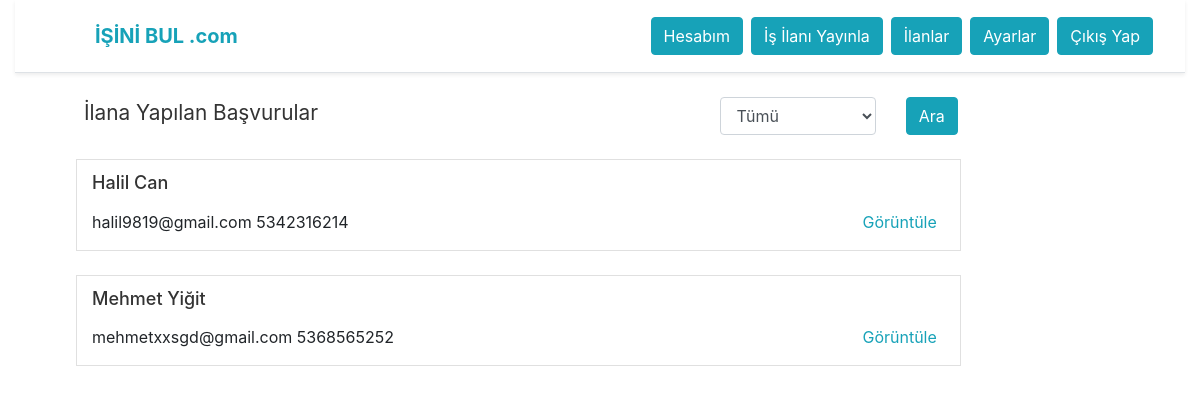
The app's page /isinibul/isveren/gelenbasvurular.php?ID=14 (signed in) with its own data.
### tables this page shows
CREATE TABLE `basvurular` (
  `id` int(100) NOT NULL,
  `onecikar` int(10) NOT NULL,
  `uygunlukdurumu` int(100) NOT NULL,
  `uyid` int(100) NOT NULL,
  `ilanid` int(100) NOT NULL,
  `ozgecmisid` int(100) NOT NULL,
  `sirketid` int(100) NOT NULL
);

CREATE TABLE `ozgecmisler` (
  `id` int(10) UNSIGNED NOT NULL,
  `uyeid` int(10) NOT NULL,
  `baslik` varchar(100) NOT NULL,
  `adsoyad` varchar(100) NOT NULL,
  `epostadresi` varchar(50) NOT NULL,
  `telefon` varchar(12) NOT NULL,
  `adres` varchar(500) NOT NULL,
  `cinsiyet` varchar(10) NOT NULL,
  `surucu` varchar(100) NOT NULL,
  `askerlikdurumu` varchar(100) NOT NULL,
  `ozetbilgi` varchar(1000) NOT NULL,
  `isdeneyimleri` varchar(1000) NOT NULL,
  `egitimbilgileri` varchar(1000) NOT NULL,
  `yetenekler` varchar(200) NOT NULL,
  `yabancidil` varchar(100) NOT NULL,
  `projeler` varchar(100) NOT NULL,
  `referanslar` varchar(100) NOT NULL
);

### isinibul/isveren/gelenbasvurular.php (the view, shortened to what this page needs)
<?php
include("connect.php");
include 'isverenustmenu.php';
$ilanid = $_GET["ID"];
?>
<!doctype html>
<html lang="en">
<head>
	<link rel="stylesheet" href="https://stackpath.bootstrapcdn.com/bootstrap/4.5.2/css/bootstrap.min.css">
</head>
<body>
	<div class="container">
		<form method="post">
			<div class="row ml-2 mt-4 mb-4"  >
				<div class="col-4">
					<p class="ml-3" style="margin: 0;font-size: 20px; font-size: 1.300rem; font-family: Roboto-Medium,-apple-system,BlinkMacSystemFont,Segoe UI,Helvetica Neue,Arial,Noto Sans,sans-serif;color: #333;">İlana Yapılan Başvurular</p>
				</div>
				 <div class="col-3"></div>
				<div class="col-2">
					<select class="form-control " name="arama">
						<option value="1" >Tümü</option>
					</select>
				</div>
				<div class="col-2 ">
					<button class="btn btn-info " name="ara" type="submit" style="">Ara</button>
				</div>
			</div>
		</form>
		<div class="row ml-2">
			<div class="col-10">
				<?php
				$id = $_SESSION["isveren"];
				$query = "SELECT * FROM basvurular  WHERE uygunlukdurumu= 0 AND ilanid= '".$ilanid."' AND sirketid= " .$id;
				if ($result=mysqli_query($baglanti , $query)) {
					while ( $row = mysqli_fetch_assoc($result)) {
							$ozgecmis = $row["ozgecmisid"];
						    $queryozgm = "SELECT * FROM ozgecmisler  WHERE id= ".$ozgecmis ;
						    $resultozgm=mysqli_query($baglanti , $queryozgm);
						    $rowozgm = mysqli_fetch_assoc($resultozgm);
						?>
						<div class="row ml-2 mr-2" style="border : 1px solid #E0E0E0">
							<div class="col mt-2">
								<h5 style="    font-size: 18px; color: #333; margin-bottom: 0; " class="mt-1"> <?php echo $rowozgm["adsoyad"]; ?> </h5>
								<p class="mt-3"> <?php echo $rowozgm["epostadresi"] ; ?> <?php echo $rowozgm["telefon"] ; ?>
								<a class="float-right text-info mr-2" href="ozgecmisgörüntüle.php?ID=<?php echo $rowozgm["id"]?>">Görüntüle</a></p>
							</div>
						</div>
						<br>
						<?php
					}
						?>
							<?php
					}
					else{
						echo "HATA";
					}
					?>
				</div>
			</div>
		</div>
</body>
</html>

### records on screen
basvurular: ozgecmisler.adsoyad "Halil Can", ozgecmisler.epostadresi "halil9819@gmail.com", ozgecmisler.telefon "5342316214"
basvurular: ozgecmisler.adsoyad "Mehmet Yiğit", ozgecmisler.epostadresi "mehmetxxsgd@gmail.com", ozgecmisler.telefon "5368565252"
